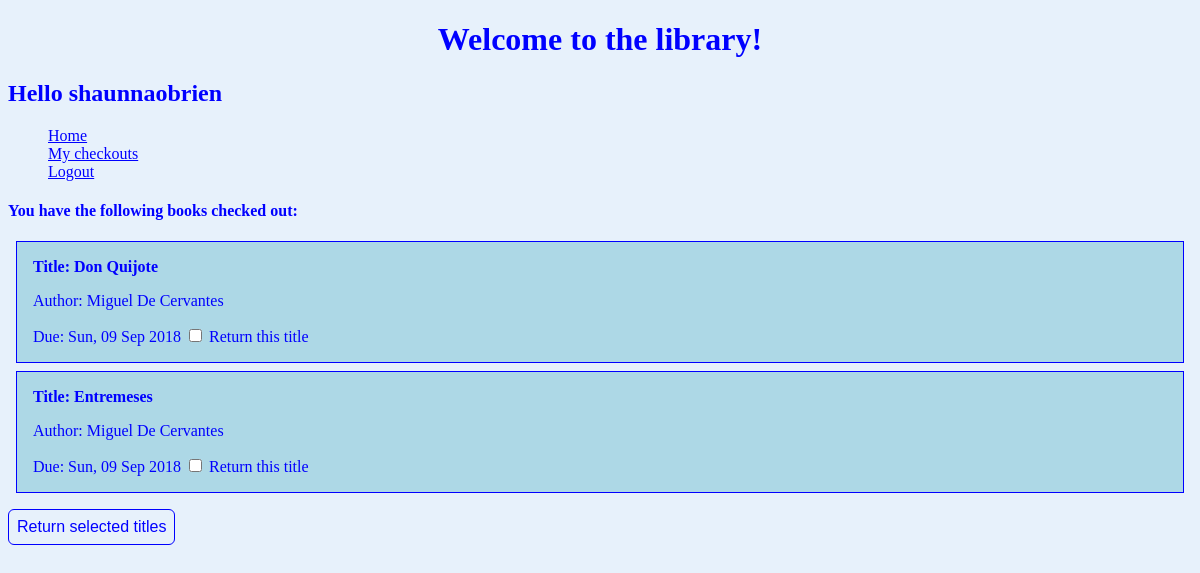
Page /my_checkouts/ (signed in) on the earlier database version.
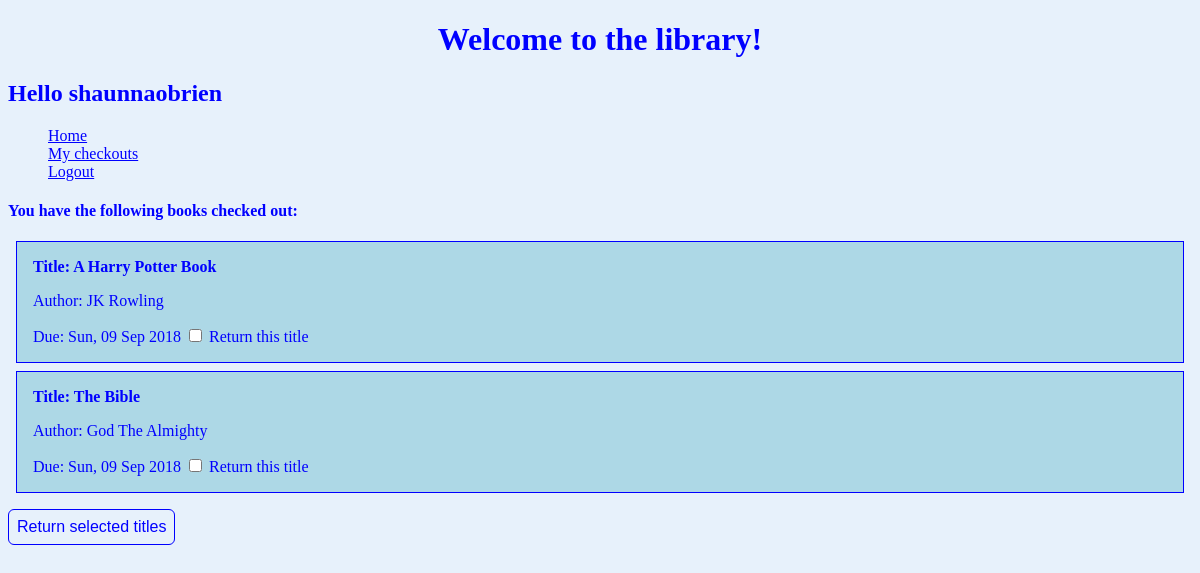
Same page on the later database version.
### library_app/models.py (models this page shows)
class Book(models.Model):
	title = models.CharField(max_length=250)#unique makes it so that you can't repeat them
	author = models.ForeignKey(Author, on_delete=models.CASCADE)
	checked_out_to_whom = models.CharField(max_length=250)
	checked_out_when = models.DateTimeField(default=datetime.now())
	def __str__(self):
		return self.title

class Author(models.Model):
	first_name = models.CharField(max_length=250)
	last_name = models.CharField(max_length=250)
	def __str__(self):
		author = self.first_name + " " + self.last_name
		return author

### library_app/views.py (the view)
# urls.py: path('my_checkouts/', views.my_checkouts, name='my_checkouts'),
def my_checkouts(request):
	if request.user.is_authenticated:
		username = request.user.username
		my_checkouts = Book.objects.filter(checked_out_to_whom=username)
		print(my_checkouts)
		context = {'my_checkouts': my_checkouts, 'username': username}
		return render(request, 'library_app/my_checkouts.html', context)
	else:
		return HttpResponse('checkouts! oh yeah!')

### library_app/templates/library_app/my_checkouts.html (shortened to what this page needs)
{% extends "base_generic.html" %}
{% block content %}
<h4>You have the following books checked out:</h4>
<form action="{%url 'library_app:return_books'  %}" method="post">
	<ul class="no_bullets">
			{% for book in my_checkouts %}
			<div class="books">
				<li>
					<h3>Title: {{book.title}}</h3>
					<p> Author: {{book.author}}</p>
					<p> Due: {{book.checked_out_when|date:"D, d M Y" }}
					<input type="checkbox" name="book_{{book.id}}"> Return this title
				</li>
			</div>
			{% endfor %}
			</ul>
			<button type="submit" >Return selected titles</button>
</form>
{% endblock %}

Differences in the rows shown:
no longer on this page (row edited): Book: title "Don Quijote", author "Miguel De Cervantes", checked_out_when "Sun, 09 Sep 2018"
no longer on this page (row edited): Book: title "Entremeses", author "Miguel De Cervantes", checked_out_when "Sun, 09 Sep 2018"
now on this page (row edited): Book: title "A Harry Potter Book", author "JK Rowling", checked_out_when "Sun, 09 Sep 2018"
now on this page (row edited): Book: title "The Bible", author "God The Almighty", checked_out_when "Sun, 09 Sep 2018"
